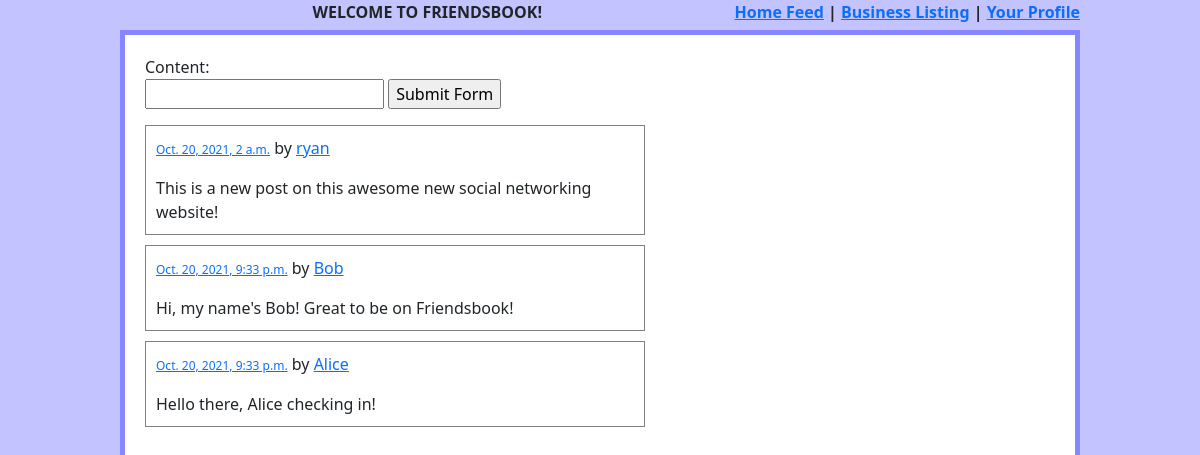
The page / on the database its author committed.
### post/models.py (models this page shows, shortened)
class Post(models.Model):
    author = models.ForeignKey(User, null=True, blank=True, on_delete=CASCADE)
    content = models.CharField(max_length=140)
    created_on = models.DateTimeField('date created', auto_now_add=True)

### post/views.py (the view)
# urls.py: path('', post_feed, name='home'),
def post_feed(request):
    if request.method == 'POST':
        add_post(request)
    template = loader.get_template('feed.html')
    posts = Post.objects.all()
    return HttpResponse(template.render({'posts': posts, 'new_post_form': PostForm()}, request))

### post/forms.py
class PostForm(forms.ModelForm):
    class Meta:
        model = Post
        fields = ['content']

### post/templates/feed.html (shortened to what this page needs)
{% include 'header.html' %}
<div class="wrapper">
<form method="post" action="">
    {{new_post_form}}
    <input type="submit" value="Submit Form"/>
</form>
{% for post in posts %}
<div class="post">
    <span id="post-{{post.id}}">
        <span class="date"><a href="/post/{{post.id}}">{{post.created_on}}</a></span> by <a href="/profile/{{ post.author.id }}">{{post.author.username}}</a>
            </p>{{post.content}}
    </span>
</div>
{% endfor %}
</div>

### static/css/styles.css (style rules this page uses)
label { display: block; }
.wrapper { border: 5px solid rgb(135, 135, 255); width: 80%; margin: auto; padding: 20px; background-color: white; height: 100%; }
.post { border: 1px solid gray; width: 500px; padding: 10px; margin-top: 10px; }
.date { color: gray; font-size: 12px; }

### rows shown on the page
Post: created_on "Oct. 20, 2021, 2 a.m.", author.username "ryan", content "This is a new post on this awesome new social networking website!"
Post: created_on "Oct. 20, 2021, 9:33 p.m.", author.username "Bob", content "Hi, my name's Bob! Great to be on Friendsbook!"
Post: created_on "Oct. 20, 2021, 9:33 p.m.", author.username "Alice", content "Hello there, Alice checking in!"
